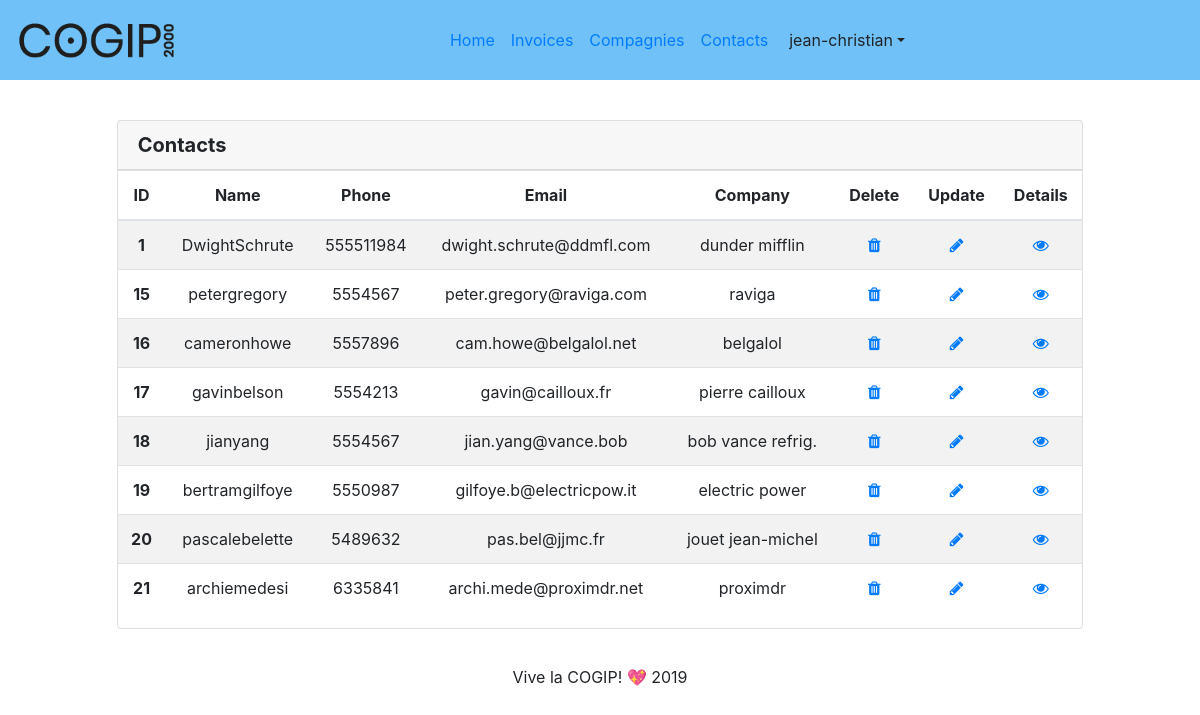
/?page=contacts (signed in), run on the app's committed database.
### tables this page shows
CREATE TABLE `contacts` (
  `ID` int(11) NOT NULL,
  `first_name` varchar(200) NOT NULL,
  `last_name` varchar(255) NOT NULL,
  `mail` varchar(250) NOT NULL,
  `company` int(11) DEFAULT NULL,
  `phone` int(11) NOT NULL
);

CREATE TABLE `company` (
  `ID` int(11) NOT NULL,
  `company_name` varchar(200) NOT NULL,
  `VAT` varchar(255) NOT NULL,
  `country` varchar(255) NOT NULL,
  `type` int(11) NOT NULL
);

### controller/contacts-ctrl.php (called while the page is built, shortened)
<?php
$contacts_data = get_many_contacts();
require 'view/contacts-view.php';
?>

### index.php (called while the page is built, shortened)
<?php
require 'view/component/header-component.php';
routing();
require 'view/component/footer-component.php';
?>

### model/GLOBfunction.php (called while the page is built, shortened)
<?php
function get_many_contacts($limit = 20) {
   global $pdo;
   $sql = <<<SQL
   SELECT
      contacts.id AS contact_id,
      concat(first_name, Last_name) AS full_name,
      mail,
      phone,
      contacts.company,
      company.id,
      company_name
   FROM contacts
   JOIN company
      ON contacts.company = company.id
   ORDER BY contacts.id DESC
   LIMIT $limit
SQL;
   $stmt = $pdo->prepare($sql);
   $stmt->execute();
   $data = $stmt->fetchAll();
   return array_reverse($data);
}
?>

### view/contacts-view.php (the view, shortened to what this page needs)
<div id="lastContacts" class="globalelement row justify-content-center">
    <div class="card text-center col-md-10">
        <h5 class="row card-header">
        <strong class="contacts">Contacts</strong>
        </h5>
        <div class="row justify-content-center">
                <table class="table table-striped table-responsive-sm">
                    <thead>
                        <tr>
                            <th scope="col">ID</th>
                            <th scope="col">Name</th>
                            <th scope="col">Phone</th>
                            <th scope="col">Email</th>
                            <th scope="col">Company</th>
                            <th scope="col">Delete</th>
                            <th scope="col">Update</th>
                            <th scope="col">Details</th>
                        </tr>
                    </thead>
                    <tbody>
                        <?php foreach($contacts_data as $contact) :?>
                        <tr>
                            <th scope="row"><?=$contact['contact_id']?></th>
                            <td><?=$contact['full_name']?></td>
                            <td><?=$contact['phone']?></td>
                            <td><?=$contact['mail']?></td>
                            <td><?=$contact['company_name']?></td>
                            <?php if ($_SESSION['rights'] === 'god') :?>
                            <td><a href="?page=contacts-delete&id=<?=$contact['contact_id']?>" class="fa fa-trash" aria-hidden="true"></a></td>
                            <td><a href="?page=contacts-edit&id=<?=$contact['contact_id']?>" class="fa fa-pencil" aria-hidden="true"></a></td>
                            <td><a href="?page=contacts-details&id=<?=$contact['contact_id']?>" class="fa fa-eye" aria-hidden="true"></a></td>
                            <?php endif ?>
                        </tr>
                        <?php endforeach ?>
                    </tbody>
                </table>
            </div>
        </div>
    </div>

### assets/style/style.css (style rules this page uses)
body { height: 100%; background-color: white; }
.globalelement { margin: 20px; }

### data on the page
contacts: ID "1", full_name "DwightSchrute", phone "555511984", mail "dwight.schrute@ddmfl.com", company.company_name "dunder mifflin"
contacts: ID "15", full_name "petergregory", phone "5554567", mail "peter.gregory@raviga.com", company.company_name "raviga"
contacts: ID "16", full_name "cameronhowe", phone "5557896", mail "cam.howe@belgalol.net", company.company_name "belgalol"
contacts: ID "17", full_name "gavinbelson", phone "5554213", mail "gavin@cailloux.fr", company.company_name "pierre cailloux"
contacts: ID "18", full_name "jianyang", phone "5554567", mail "jian.yang@vance.bob", company.company_name "bob vance refrig."
contacts: ID "19", full_name "bertramgilfoye", phone "5550987", mail "gilfoye.b@electricpow.it", company.company_name "electric power"
contacts: ID "20", full_name "pascalebelette", phone "5489632", mail "pas.bel@jjmc.fr", company.company_name "jouet jean-michel"
contacts: ID "21", full_name "archiemedesi", phone "6335841", mail "archi.mede@proximdr.net", company.company_name "proximdr"

### other printed values
$_SESSION['username'] "jean-christian"
